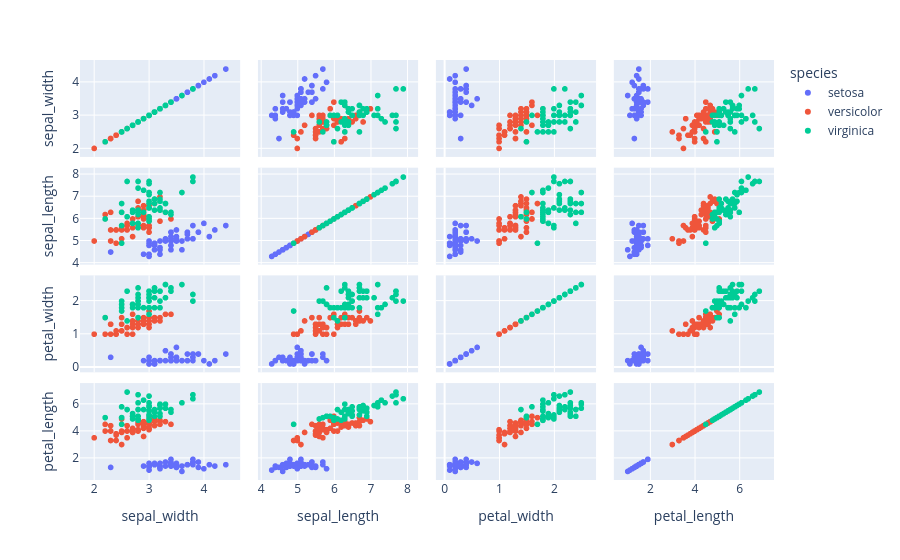

Source (notebook cell):
### Code cell
df = px.data.iris()
fig = px.scatter_matrix(df, dimensions = ["sepal_width", "sepal_length", "petal_width", "petal_length"], color = "species")
fig.show()

### Figure 1 — Plotly figure (JSON) as saved in the notebook; plotly's stock layout.template omitted (floating-point values rounded to 4 significant figures)
{"data": [{"dimensions": [{"axis": {"matches": true}, "label": "sepal_width", "values": [3.5, 3.0, 3.2, 3.1, 3.6, 3.9, 3.4, 3.4, 2.9, 3.1, 3.7, 3.4, 3.0, 3.0, 4.0, 4.4, 3.9, 3.5, 3.8, 3.8, 3.4, 3.7, 3.6, 3.3, 3.4, 3.0, 3.4, 3.5, 3.4, 3.2, 3.1, 3.4, 4.1, 4.2, 3.1, 3.2, 3.5, 3.1, 3.0, 3.4, 3.5, 2.3, 3.2, 3.5, 3.8, 3.0, 3.8, 3.2, 3.7, 3.3]}, {"axis": {"matches": true}, "label": "sepal_length", "values": [5.1, 4.9, 4.7, 4.6, 5.0, 5.4, 4.6, 5.0, 4.4, 4.9, 5.4, 4.8, 4.8, 4.3, 5.8, 5.7, 5.4, 5.1, 5.7, 5.1, 5.4, 5.1, 4.6, 5.1, 4.8, 5.0, 5.0, 5.2, 5.2, 4.7, 4.8, 5.4, 5.2, 5.5, 4.9, 5.0, 5.5, 4.9, 4.4, 5.1, 5.0, 4.5, 4.4, 5.0, 5.1, 4.8, 5.1, 4.6, 5.3, 5.0]}, {"axis": {"matches": true}, "label": "petal_width", "values": [0.2, 0.2, 0.2, 0.2, 0.2, 0.4, 0.3, 0.2, 0.2, 0.1, 0.2, 0.2, 0.1, 0.1, 0.2, 0.4, 0.4, 0.3, 0.3, 0.3, 0.2, 0.4, 0.2, 0.5, 0.2, 0.2, 0.4, 0.2, 0.2, 0.2, 0.2, 0.4, 0.1, 0.2, 0.1, 0.2, 0.2, 0.1, 0.2, 0.2, 0.3, 0.3, 0.2, 0.6, 0.4, 0.3, 0.2, 0.2, 0.2, 0.2]}, {"axis": {"matches": true}, "label": "petal_length", "values": [1.4, 1.4, 1.3, 1.5, 1.4, 1.7, 1.4, 1.5, 1.4, 1.5, 1.5, 1.6, 1.4, 1.1, 1.2, 1.5, 1.3, 1.4, 1.7, 1.5, 1.7, 1.5, 1.0, 1.7, 1.9, 1.6, 1.6, 1.5, 1.4, 1.6, 1.6, 1.5, 1.5, 1.4, 1.5, 1.2, 1.3, 1.5, 1.3, 1.5, 1.3, 1.3, 1.3, 1.6, 1.9, 1.4, 1.6, 1.4, 1.5, 1.4]}], "hovertemplate": "species=setosa<br>%{xaxis.title.text}=%{x}<br>%{yaxis.title.text}=%{y}<extra></extra>", "legendgroup": "setosa", "marker": {"color": "#636efa", "symbol": "circle"}, "name": "setosa", "showlegend": true, "type": "splom"}, {"dimensions": [{"axis": {"matches": true}, "label": "sepal_width", "values": [3.2, 3.2, 3.1, 2.3, 2.8, 2.8, 3.3, 2.4, 2.9, 2.7, 2.0, 3.0, 2.2, 2.9, 2.9, 3.1, 3.0, 2.7, 2.2, 2.5, 3.2, 2.8, 2.5, 2.8, 2.9, 3.0, 2.8, 3.0, 2.9, 2.6, 2.4, 2.4, 2.7, 2.7, 3.0, 3.4, 3.1, 2.3, 3.0, 2.5, 2.6, 3.0, 2.6, 2.3, 2.7, 3.0, 2.9, 2.9, 2.5, 2.8]}, {"axis": {"matches": true}, "label": "sepal_length", "values": [7.0, 6.4, 6.9, 5.5, 6.5, 5.7, 6.3, 4.9, 6.6, 5.2, 5.0, 5.9, 6.0, 6.1, 5.6, 6.7, 5.6, 5.8, 6.2, 5.6, 5.9, 6.1, 6.3, 6.1, 6.4, 6.6, 6.8, 6.7, 6.0, 5.7, 5.5, 5.5, 5.8, 6.0, 5.4, 6.0, 6.7, 6.3, 5.6, 5.5, 5.5, 6.1, 5.8, 5.0, 5.6, 5.7, 5.7, 6.2, 5.1, 5.7]}, {"axis": {"matches": true}, "label": "petal_width", "values": [1.4, 1.5, 1.5, 1.3, 1.5, 1.3, 1.6, 1.0, 1.3, 1.4, 1.0, 1.5, 1.0, 1.4, 1.3, 1.4, 1.5, 1.0, 1.5, 1.1, 1.8, 1.3, 1.5, 1.2, 1.3, 1.4, 1.4, 1.7, 1.5, 1.0, 1.1, 1.0, 1.2, 1.6, 1.5, 1.6, 1.5, 1.3, 1.3, 1.3, 1.2, 1.4, 1.2, 1.0, 1.3, 1.2, 1.3, 1.3, 1.1, 1.3]}, {"axis": {"matches": true}, "label": "petal_length", "values": [4.7, 4.5, 4.9, 4.0, 4.6, 4.5, 4.7, 3.3, 4.6, 3.9, 3.5, 4.2, 4.0, 4.7, 3.6, 4.4, 4.5, 4.1, 4.5, 3.9, 4.8, 4.0, 4.9, 4.7, 4.3, 4.4, 4.8, 5.0, 4.5, 3.5, 3.8, 3.7, 3.9, 5.1, 4.5, 4.5, 4.7, 4.4, 4.1, 4.0, 4.4, 4.6, 4.0, 3.3, 4.2, 4.2, 4.2, 4.3, 3.0, 4.1]}], "hovertemplate": "species=versicolor<br>%{xaxis.title.text}=%{x}<br>%{yaxis.title.text}=%{y}<extra></extra>", "legendgroup": "versicolor", "marker": {"color": "#EF553B", "symbol": "circle"}, "name": "versicolor", "showlegend": true, "type": "splom"}, {"dimensions": [{"axis": {"matches": true}, "label": "sepal_width", "values": [3.3, 2.7, 3.0, 2.9, 3.0, 3.0, 2.5, 2.9, 2.5, 3.6, 3.2, 2.7, 3.0, 2.5, 2.8, 3.2, 3.0, 3.8, 2.6, 2.2, 3.2, 2.8, 2.8, 2.7, 3.3, 3.2, 2.8, 3.0, 2.8, 3.0, 2.8, 3.8, 2.8, 2.8, 2.6, 3.0, 3.4, 3.1, 3.0, 3.1, 3.1, 3.1, 2.7, 3.2, 3.3, 3.0, 2.5, 3.0, 3.4, 3.0]}, {"axis": {"matches": true}, "label": "sepal_length", "values": [6.3, 5.8, 7.1, 6.3, 6.5, 7.6, 4.9, 7.3, 6.7, 7.2, 6.5, 6.4, 6.8, 5.7, 5.8, 6.4, 6.5, 7.7, 7.7, 6.0, 6.9, 5.6, 7.7, 6.3, 6.7, 7.2, 6.2, 6.1, 6.4, 7.2, 7.4, 7.9, 6.4, 6.3, 6.1, 7.7, 6.3, 6.4, 6.0, 6.9, 6.7, 6.9, 5.8, 6.8, 6.7, 6.7, 6.3, 6.5, 6.2, 5.9]}, {"axis": {"matches": true}, "label": "petal_width", "values": [2.5, 1.9, 2.1, 1.8, 2.2, 2.1, 1.7, 1.8, 1.8, 2.5, 2.0, 1.9, 2.1, 2.0, 2.4, 2.3, 1.8, 2.2, 2.3, 1.5, 2.3, 2.0, 2.0, 1.8, 2.1, 1.8, 1.8, 1.8, 2.1, 1.6, 1.9, 2.0, 2.2, 1.5, 1.4, 2.3, 2.4, 1.8, 1.8, 2.1, 2.4, 2.3, 1.9, 2.3, 2.5, 2.3, 1.9, 2.0, 2.3, 1.8]}, {"axis": {"matches": true}, "label": "petal_length", "values": [6.0, 5.1, 5.9, 5.6, 5.8, 6.6, 4.5, 6.3, 5.8, 6.1, 5.1, 5.3, 5.5, 5.0, 5.1, 5.3, 5.5, 6.7, 6.9, 5.0, 5.7, 4.9, 6.7, 4.9, 5.7, 6.0, 4.8, 4.9, 5.6, 5.8, 6.1, 6.4, 5.6, 5.1, 5.6, 6.1, 5.6, 5.5, 4.8, 5.4, 5.6, 5.1, 5.1, 5.9, 5.7, 5.2, 5.0, 5.2, 5.4, 5.1]}], "hovertemplate": "species=virginica<br>%{xaxis.title.text}=%{x}<br>%{yaxis.title.text}=%{y}<extra></extra>", "legendgroup": "virginica", "marker": {"color": "#00cc96", "symbol": "circle"}, "name": "virginica", "showlegend": true, "type": "splom"}], "layout": {"dragmode": "select", "legend": {"title": {"text": "species"}, "tracegroupgap": 0}, "margin": {"t": 60}}}
